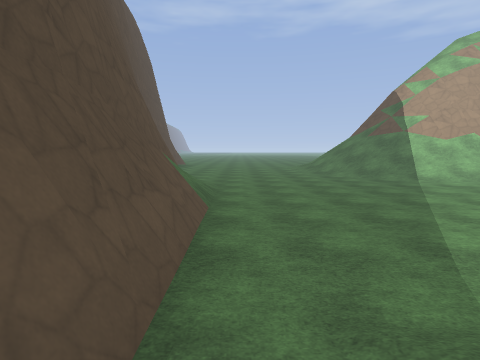
view 1 (above)

19 first-person views from a walk through a 3-D level made in the Godot game engine. The camera is 1.3 m above the floor, tilts 6° down and sees 80° across. The floor is counted in squares, 2 m on a side. Each view is taken from the middle of a square. On the plan, view 1 faces up. The plan holds only what a view shows up to about 9 squares ahead; the rest is blank. The place goes on beyond the plan. Characters and animated objects are not drawn. Surface patterns are stand-ins for the level's own textures.

view 2
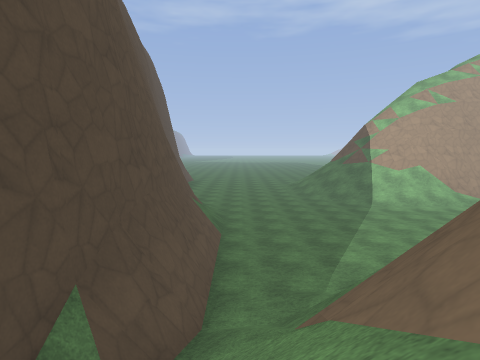

view 3
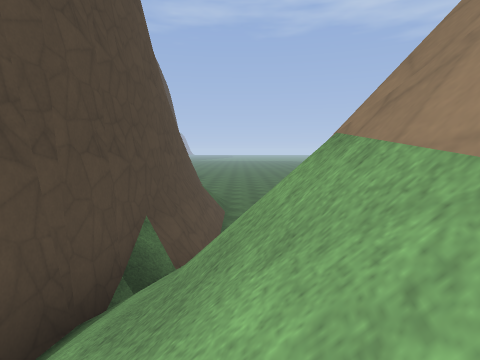

view 4
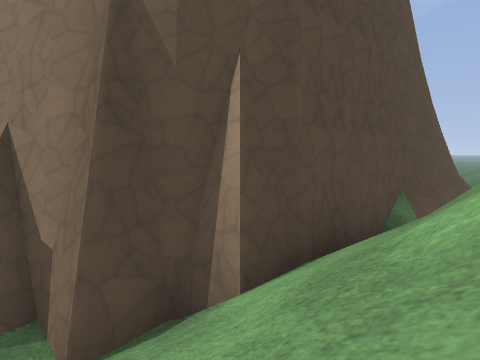

view 5
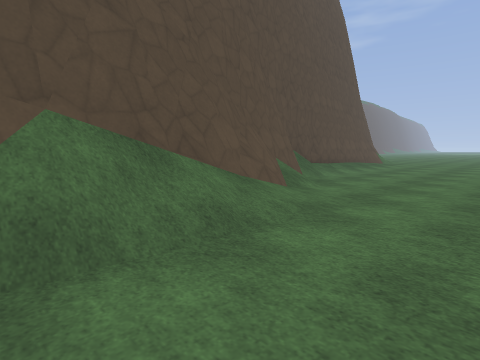

view 6
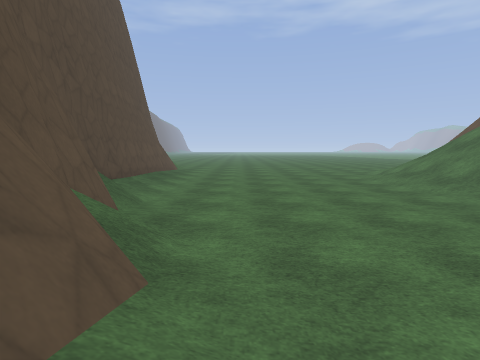

view 7
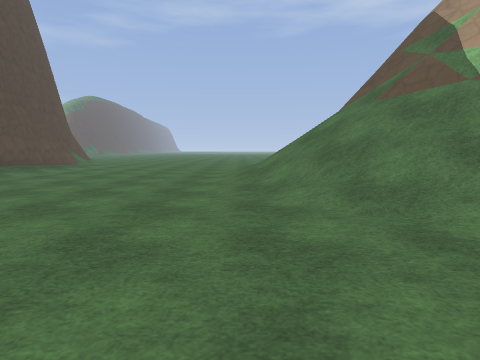

view 8
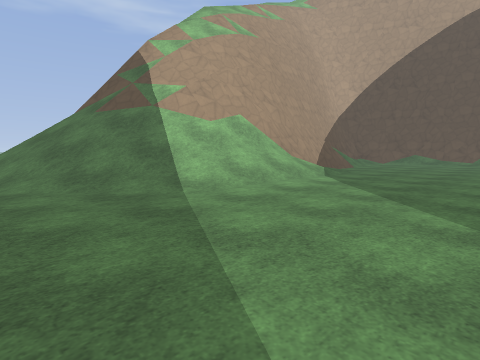

view 9
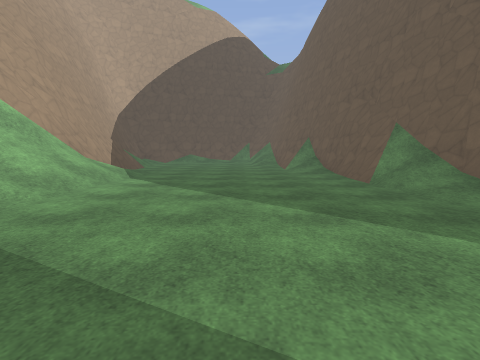

view 10
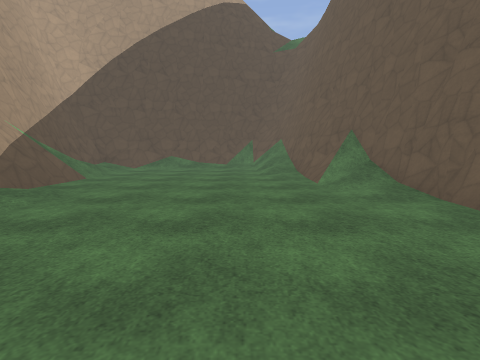

view 11
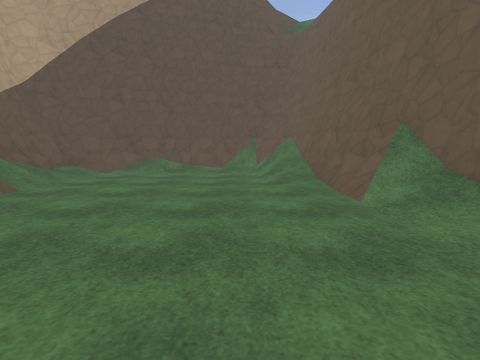

view 12
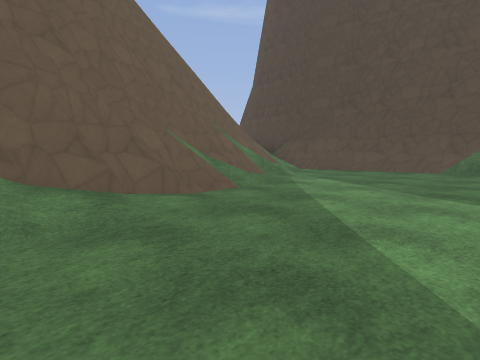

view 13
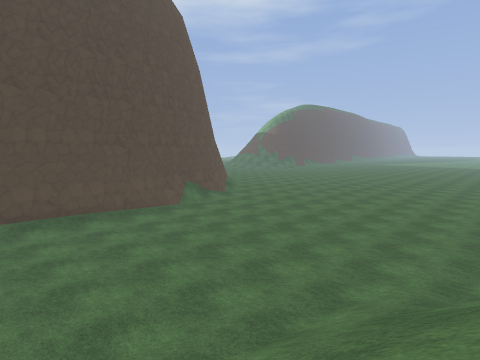

view 14
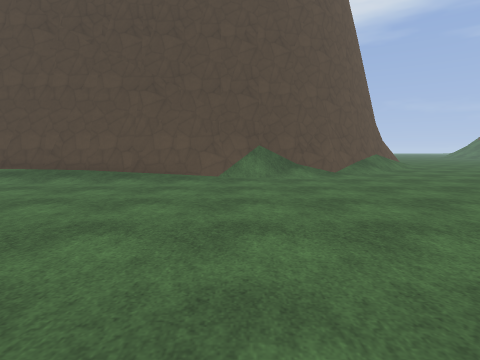

view 15
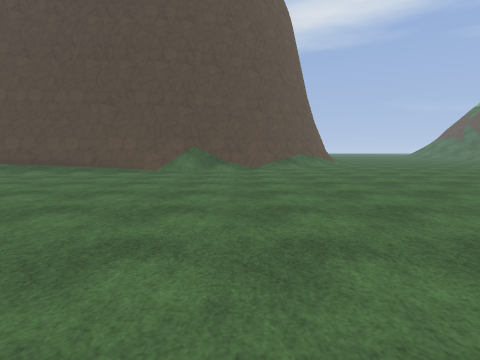

view 16
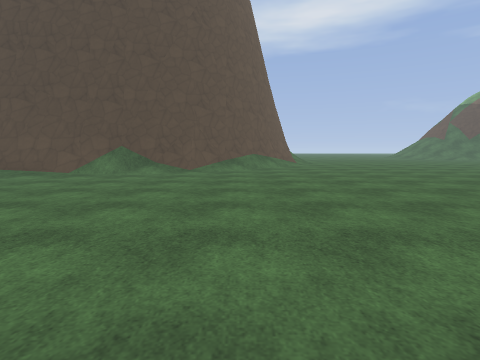

view 17
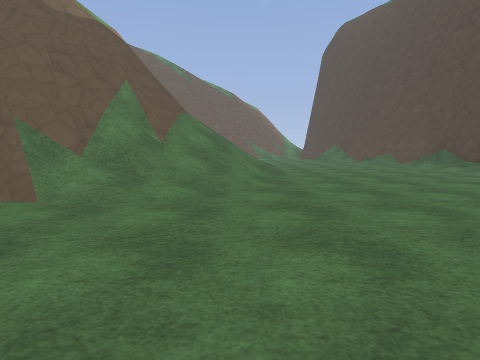

view 18
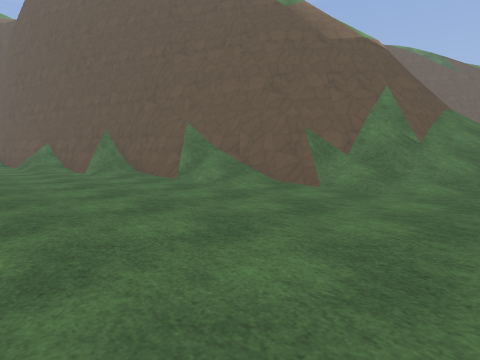

view 19
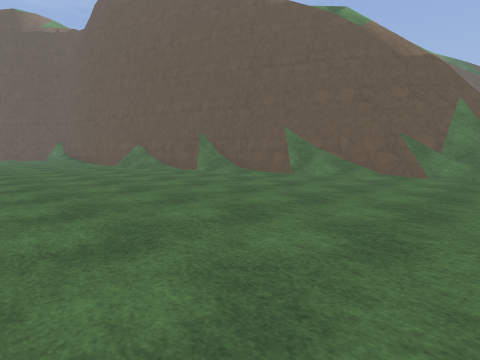

### Floor plan
Key: @ floor where view 1 was taken; # wall or solid block; . main floor; : floor 0.25 m higher than the main floor; / step, stairs or slope; = window, fence, low wall or low ledge; ^ raised ledge.
Columns run from 6 left of view 1 to 18 right of it. Each row starts with its distance up from view 1.
 26 ........   ......
 25 .........  ............
 24 .......................
 23 #.....................
 22 ##....................
 21  #.................../
 20  #/.............../##
 19  ##...........//###^
 18  ##........./=##^#
 17   #........//^^
 16   #.......//=#^
 15   #.......//^^
 14   #......///^^
 13   #......///=#^
 12   #/......//=#^
 11   ##......///=^^# ^^^###
 10    #.......////####=//.#
  9    ##......./////......##
  8     #................../#
  7     #/..................#
  6     ^/..................#
  5     ^=...............///=
  4     ##............/=###^^
  3      #......../=###^#
  2      #..../=###^#
  1      #.:/=#^#
  0     ##@=#^^
 -1     ^=/#^
 -2     #//^
 -3     #//^
 -4    ##//^
 -5   ##///
 -6   #.  /

Positions as (right, up) in squares from view 1, and headings:
1: (0, 0), facing up
2: (0, -3), facing up
3: (0, -5), facing up
4: (0, -6), facing up-left
5: (1, 5), facing up-left
6: (-1, 7), facing up
7: (3, 7), facing up
8: (3, 5), facing up-right
9: (3, 6), facing right
10: (7, 6), facing right
11: (9, 6), facing right
12: (8, 6), facing down-left
13: (5, 13), facing up-left
14: (3, 19), facing left
15: (5, 21), facing left
16: (4, 23), facing left
17: (4, 22), facing down
18: (4, 23), facing down-right
19: (5, 26), facing down-right
